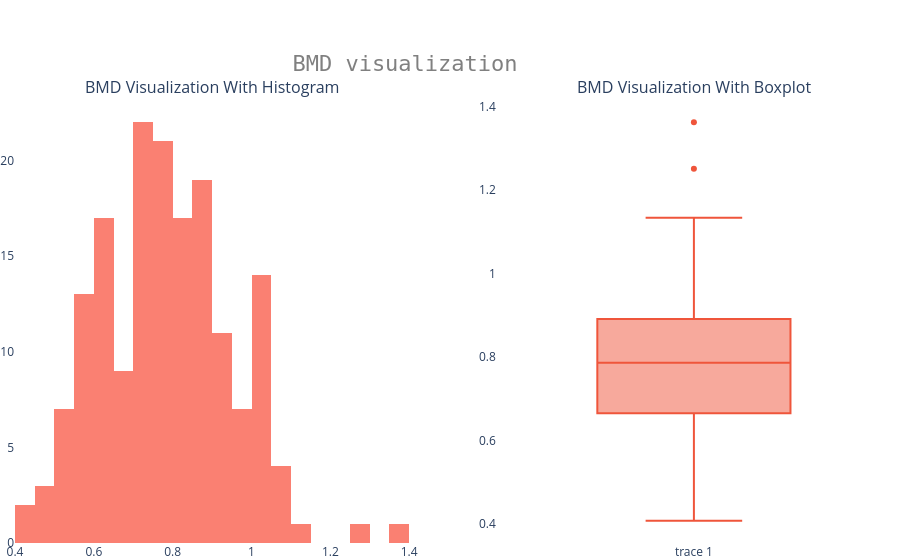

The notebook cell saved with this chart:
### Markdown cell above
<div style="color:white;
           display:fill;
           border-radius:5px;
           background-color:lightblue;
           font-size:110%;
           font-family:Verdana;
           letter-spacing:0.5px">

<p style="padding: 10px;
              color:black;
              text-align:center;">
                            EDA
              
</p>
</div>

### Code cell
fig = make_subplots(rows=1,cols=2,subplot_titles=['BMD Visualization With Histogram','BMD Visualization With Boxplot'])

fig.add_traces(go.Histogram(x=df['bmd'],marker=dict(color='salmon')),1,1)

fig.add_traces(go.Box(y=df['bmd']),1,2)

fig.update_layout(margin={'b':0,'l':0,'r':0,'t':100},
                  paper_bgcolor='rgb(428,428,455)',
                  plot_bgcolor='rgb(428,428,455)',
                  title_text='BMD visualization',
                  title={'font':{
                             'family':'monospace',
                             'size':22,
                             'color': 'grey'
                         },
                        'x':0.45,'y':0.9},
                 showlegend=False)

fig.show()

### Figure 1 — Plotly figure (JSON) as saved in the notebook; plotly's stock layout.template omitted (floating-point values rounded to 4 significant figures; data arrays with more than 128 entries replaced by an {"elided": "..."} marker saying what was removed)
{"data": [{"marker": {"color": "salmon"}, "type": "histogram", "x": {"elided": "169 float values"}, "xaxis": "x", "yaxis": "y"}, {"type": "box", "xaxis": "x2", "y": {"elided": "169 float values"}, "yaxis": "y2"}], "layout": {"annotations": [{"font": {"size": 16}, "showarrow": false, "text": "BMD Visualization With Histogram", "x": 0.225, "xanchor": "center", "xref": "paper", "y": 1, "yanchor": "bottom", "yref": "paper"}, {"font": {"size": 16}, "showarrow": false, "text": "BMD Visualization With Boxplot", "x": 0.775, "xanchor": "center", "xref": "paper", "y": 1, "yanchor": "bottom", "yref": "paper"}], "margin": {"b": 0, "l": 0, "r": 0, "t": 100}, "paper_bgcolor": "rgb(428,428,455)", "plot_bgcolor": "rgb(428,428,455)", "showlegend": false, "title": {"font": {"color": "grey", "family": "monospace", "size": 22}, "text": "BMD visualization", "x": 0.45, "y": 0.9}, "xaxis": {"anchor": "y", "domain": [0, 0.45]}, "xaxis2": {"anchor": "y2", "domain": [0.55, 1]}, "yaxis": {"anchor": "x", "domain": [0, 1]}, "yaxis2": {"anchor": "x2", "domain": [0, 1]}}}
